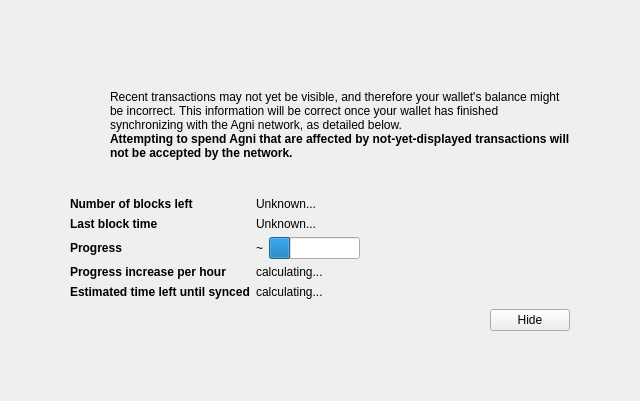
<?xml version="1.0" encoding="UTF-8"?>
<ui version="4.0">
 <class>ModalOverlay</class>
 <widget class="ModalOverlay" name="ModalOverlay">
  <property name="geometry">
   <rect>
    <x>0</x>
    <y>0</y>
    <width>640</width>
    <height>401</height>
   </rect>
  </property>
  <property name="windowTitle">
   <string>Form</string>
  </property>
  <layout class="QVBoxLayout" name="verticalLayout" stretch="0">
   <property name="sizeConstraint">
    <enum>QLayout::SetDefaultConstraint</enum>
   </property>
   <property name="leftMargin">
    <number>0</number>
   </property>
   <property name="topMargin">
    <number>0</number>
   </property>
   <property name="rightMargin">
    <number>0</number>
   </property>
   <property name="bottomMargin">
    <number>0</number>
   </property>
   <item>
    <widget class="QWidget" name="bgWidget" native="true">
     <property name="styleSheet">
      <string notr="true"/>
     </property>
     <layout class="QVBoxLayout" name="verticalLayoutMain" stretch="0">
      <property name="leftMargin">
       <number>60</number>
      </property>
      <property name="topMargin">
       <number>60</number>
      </property>
      <property name="rightMargin">
       <number>60</number>
      </property>
      <property name="bottomMargin">
       <number>60</number>
      </property>
      <item>
       <widget class="QWidget" name="contentWidget" native="true">
        <property name="styleSheet">
         <string notr="true"/>
        </property>
        <layout class="QVBoxLayout" name="verticalLayoutSub" stretch="1,0,0,0,0">
         <property name="spacing">
          <number>0</number>
         </property>
         <property name="leftMargin">
          <number>10</number>
         </property>
         <property name="topMargin">
          <number>10</number>
         </property>
         <property name="rightMargin">
          <number>10</number>
         </property>
         <property name="bottomMargin">
          <number>10</number>
         </property>
         <item>
          <layout class="QHBoxLayout" name="horizontalLayoutIconText" stretch="0,1">
           <property name="topMargin">
            <number>20</number>
           </property>
           <item>
            <layout class="QVBoxLayout" name="verticalLayoutIcon">
             <property name="leftMargin">
              <number>0</number>
             </property>
             <item>
              <widget class="QPushButton" name="warningIcon">
               <property name="enabled">
                <bool>false</bool>
               </property>
               <property name="text">
                <string/>
               </property>
               <property name="icon">
                <iconset>
                 <normaloff>:/icons/warning</normaloff>
                 <disabledoff>:/icons/warning</disabledoff>:/icons/warning</iconset>
               </property>
               <property name="iconSize">
                <size>
                 <width>48</width>
                 <height>48</height>
                </size>
               </property>
               <property name="flat">
                <bool>true</bool>
               </property>
              </widget>
             </item>
             <item>
              <spacer name="verticalSpacerWarningIcon">
               <property name="orientation">
                <enum>Qt::Vertical</enum>
               </property>
               <property name="sizeHint" stdset="0">
                <size>
                 <width>20</width>
                 <height>40</height>
                </size>
               </property>
              </spacer>
             </item>
            </layout>
           </item>
           <item>
            <layout class="QVBoxLayout" name="verticalLayoutInfoText">
             <property name="leftMargin">
              <number>0</number>
             </property>
             <property name="topMargin">
              <number>0</number>
             </property>
             <item>
              <widget class="QLabel" name="infoText">
               <property name="text">
                <string>Recent transactions may not yet be visible, and therefore your wallet's balance might be incorrect. This information will be correct once your wallet has finished synchronizing with the Agni network, as detailed below.</string>
               </property>
               <property name="textFormat">
                <enum>Qt::RichText</enum>
               </property>
               <property name="wordWrap">
                <bool>true</bool>
               </property>
              </widget>
             </item>
             <item>
              <widget class="QLabel" name="infoTextStrong">
               <property name="font">
                <font>
                 <weight>75</weight>
                 <bold>true</bold>
                </font>
               </property>
               <property name="text">
                <string>Attempting to spend Agni that are affected by not-yet-displayed transactions will not be accepted by the network.</string>
               </property>
               <property name="textFormat">
                <enum>Qt::RichText</enum>
               </property>
               <property name="wordWrap">
                <bool>true</bool>
               </property>
              </widget>
             </item>
             <item>
              <spacer name="verticalSpacerInTextSpace">
               <property name="orientation">
                <enum>Qt::Vertical</enum>
               </property>
               <property name="sizeHint" stdset="0">
                <size>
                 <width>20</width>
                 <height>40</height>
                </size>
               </property>
              </spacer>
             </item>
            </layout>
           </item>
          </layout>
         </item>
         <item>
          <spacer name="verticalSpacerAfterText">
           <property name="orientation">
            <enum>Qt::Vertical</enum>
           </property>
           <property name="sizeHint" stdset="0">
            <size>
             <width>20</width>
             <height>40</height>
            </size>
           </property>
          </spacer>
         </item>
         <item>
          <layout class="QFormLayout" name="formLayout">
           <property name="fieldGrowthPolicy">
            <enum>QFormLayout::FieldsStayAtSizeHint</enum>
           </property>
           <property name="horizontalSpacing">
            <number>6</number>
           </property>
           <property name="verticalSpacing">
            <number>6</number>
           </property>
           <property name="topMargin">
            <number>10</number>
           </property>
           <item row="0" column="0">
            <widget class="QLabel" name="labelNumberOfBlocksLeft">
             <property name="font">
              <font>
               <weight>75</weight>
               <bold>true</bold>
              </font>
             </property>
             <property name="text">
              <string>Number of blocks left</string>
             </property>
            </widget>
           </item>
           <item row="0" column="1">
            <widget class="QLabel" name="numberOfBlocksLeft">
             <property name="text">
              <string>Unknown...</string>
             </property>
            </widget>
           </item>
           <item row="1" column="0">
            <widget class="QLabel" name="labelLastBlockTime">
             <property name="font">
              <font>
               <weight>75</weight>
               <bold>true</bold>
              </font>
             </property>
             <property name="text">
              <string>Last block time</string>
             </property>
            </widget>
           </item>
           <item row="1" column="1">
            <widget class="QLabel" name="newestBlockDate">
             <property name="sizePolicy">
              <sizepolicy hsizetype="Maximum" vsizetype="Preferred">
               <horstretch>0</horstretch>
               <verstretch>0</verstretch>
              </sizepolicy>
             </property>
             <property name="text">
              <string>Unknown...</string>
             </property>
            </widget>
           </item>
           <item row="2" column="0">
            <widget class="QLabel" name="labelSyncDone">
             <property name="font">
              <font>
               <weight>75</weight>
               <bold>true</bold>
              </font>
             </property>
             <property name="text">
              <string>Progress</string>
             </property>
            </widget>
           </item>
           <item row="2" column="1">
            <layout class="QHBoxLayout" name="horizontalLayoutSync" stretch="0,1">
             <item>
              <widget class="QLabel" name="percentageProgress">
               <property name="text">
                <string>~</string>
               </property>
              </widget>
             </item>
             <item>
              <widget class="QProgressBar" name="progressBar">
               <property name="value">
                <number>24</number>
               </property>
               <property name="format">
                <string/>
               </property>
              </widget>
             </item>
            </layout>
           </item>
           <item row="4" column="0">
            <widget class="QLabel" name="labelProgressIncrease">
             <property name="font">
              <font>
               <weight>75</weight>
               <bold>true</bold>
              </font>
             </property>
             <property name="text">
              <string>Progress increase per hour</string>
             </property>
            </widget>
           </item>
           <item row="4" column="1">
            <widget class="QLabel" name="progressIncreasePerH">
             <property name="text">
              <string>calculating...</string>
             </property>
            </widget>
           </item>
           <item row="5" column="0">
            <widget class="QLabel" name="labelEstimatedTimeLeft">
             <property name="font">
              <font>
               <weight>75</weight>
               <bold>true</bold>
              </font>
             </property>
             <property name="text">
              <string>Estimated time left until synced</string>
             </property>
            </widget>
           </item>
           <item row="5" column="1">
            <widget class="QLabel" name="expectedTimeLeft">
             <property name="text">
              <string>calculating...</string>
             </property>
            </widget>
           </item>
          </layout>
         </item>
         <item>
          <layout class="QHBoxLayout" name="horizontalLayoutButtons">
           <property name="leftMargin">
            <number>10</number>
           </property>
           <property name="topMargin">
            <number>10</number>
           </property>
           <item>
            <spacer name="horizontalSpacer">
             <property name="orientation">
              <enum>Qt::Horizontal</enum>
             </property>
             <property name="sizeHint" stdset="0">
              <size>
               <width>40</width>
               <height>20</height>
              </size>
             </property>
            </spacer>
           </item>
           <item>
            <widget class="QPushButton" name="closeButton">
             <property name="text">
              <string>Hide</string>
             </property>
            </widget>
           </item>
          </layout>
         </item>
         <item>
          <layout class="QVBoxLayout" name="verticalLayout_2">
           <item>
            <spacer name="verticalSpacer">
             <property name="orientation">
              <enum>Qt::Vertical</enum>
             </property>
             <property name="sizeHint" stdset="0">
              <size>
               <width>20</width>
               <height>40</height>
              </size>
             </property>
            </spacer>
           </item>
          </layout>
         </item>
        </layout>
       </widget>
      </item>
     </layout>
    </widget>
   </item>
  </layout>
 </widget>
 <customwidgets>
  <customwidget>
   <class>ModalOverlay</class>
   <extends>QWidget</extends>
   <header>modaloverlay.h</header>
   <container>1</container>
  </customwidget>
 </customwidgets>
 <resources/>
 <connections/>
</ui>
